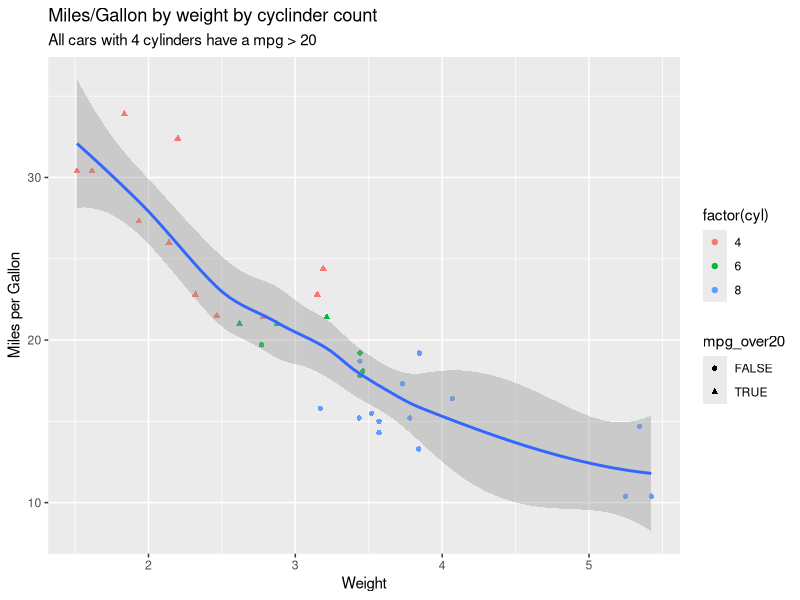

Write the R code that produced this figure.
# Question 2 --------------------------------------------------------------

# Load in packages
library(dplyr)
library(tidyr)
library(ggplot2)

# Question 3 --------------------------------------------------------------

# Create a copy of mtcars
mtcars2 <- mtcars  

# Create a new column that is just the row names
mtcars2$car <- mtcars |>
  row.names()

# Question 4 --------------------------------------------------------------

# a)
# Create a column that shows what cars have mpg > 20
mtcars2$mpg_over20 <- mtcars2$mpg>20

# b,c)
# Prepare combinations of cylinders and number of gears and then find mean
# mpg for each combination
cyl_gear_mpg <- mtcars2 |>
  group_by(cyl, gear) |>  
  summarise(mean_mpg = mean(mpg), .groups = "drop")

# d)
# Separate out the make and model of the cars
cyl_gear_make_mpg <- mtcars2 |>
  separate(car,c("make","model"),
           sep = " ",
           extra = "merge",
           fill = "right") |>
  group_by(cyl, gear, make) |>
  summarise(mean_mpg = mean(mpg), .groups = "drop")

# Question 5 --------------------------------------------------------------

# Use geom_smooth to add smooth line (linear model)
p1 <- mtcars2 |> 
  ggplot(aes(wt, mpg)) +
  geom_point(aes(colour = factor(cyl), shape = mpg_over20)) +
  geom_smooth() +  
  labs(title = "Miles/Gallon by weight by cyclinder count",
       subtitle = "All cars with 4 cylinders have a mpg > 20",
       x = "Weight",
       y = "Miles per Gallon")
print(p1)
